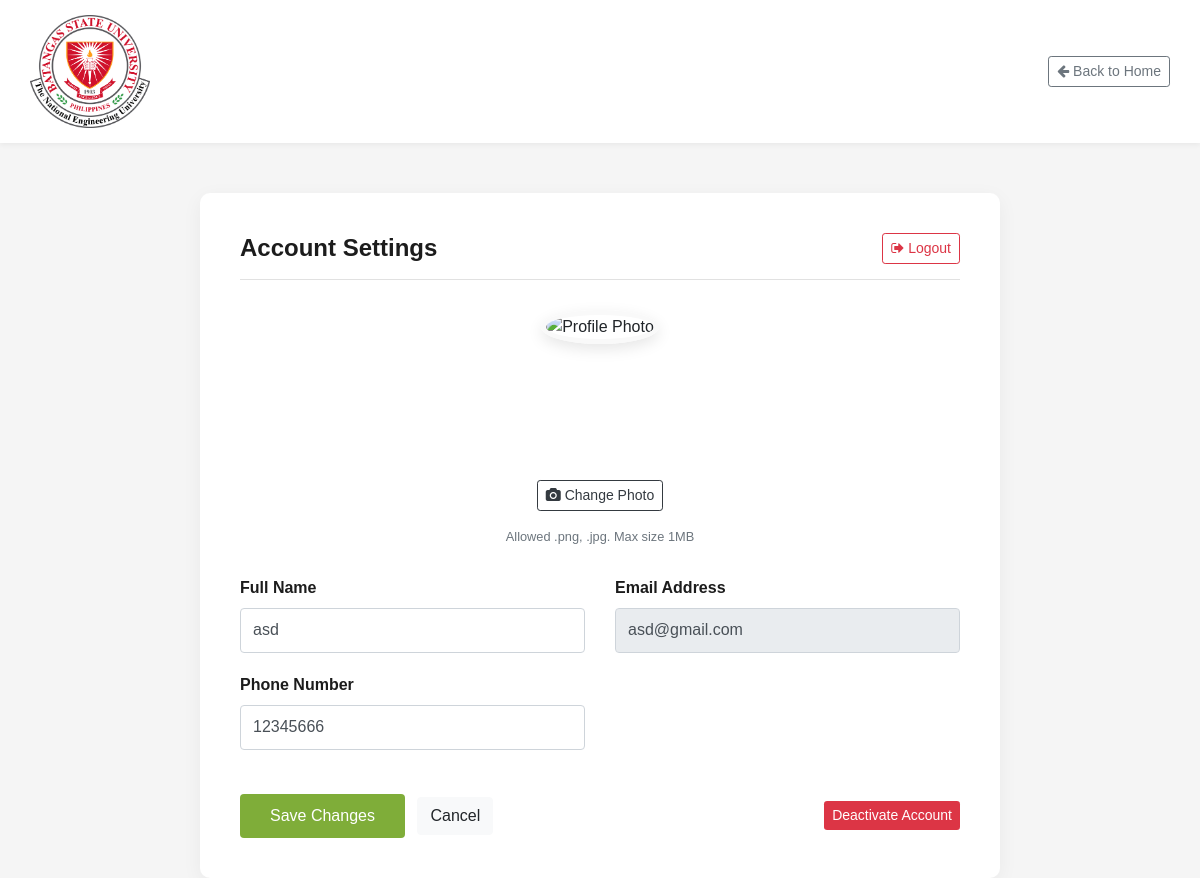
Page /shopping-portal/profile.php (signed in) on the earlier database version.
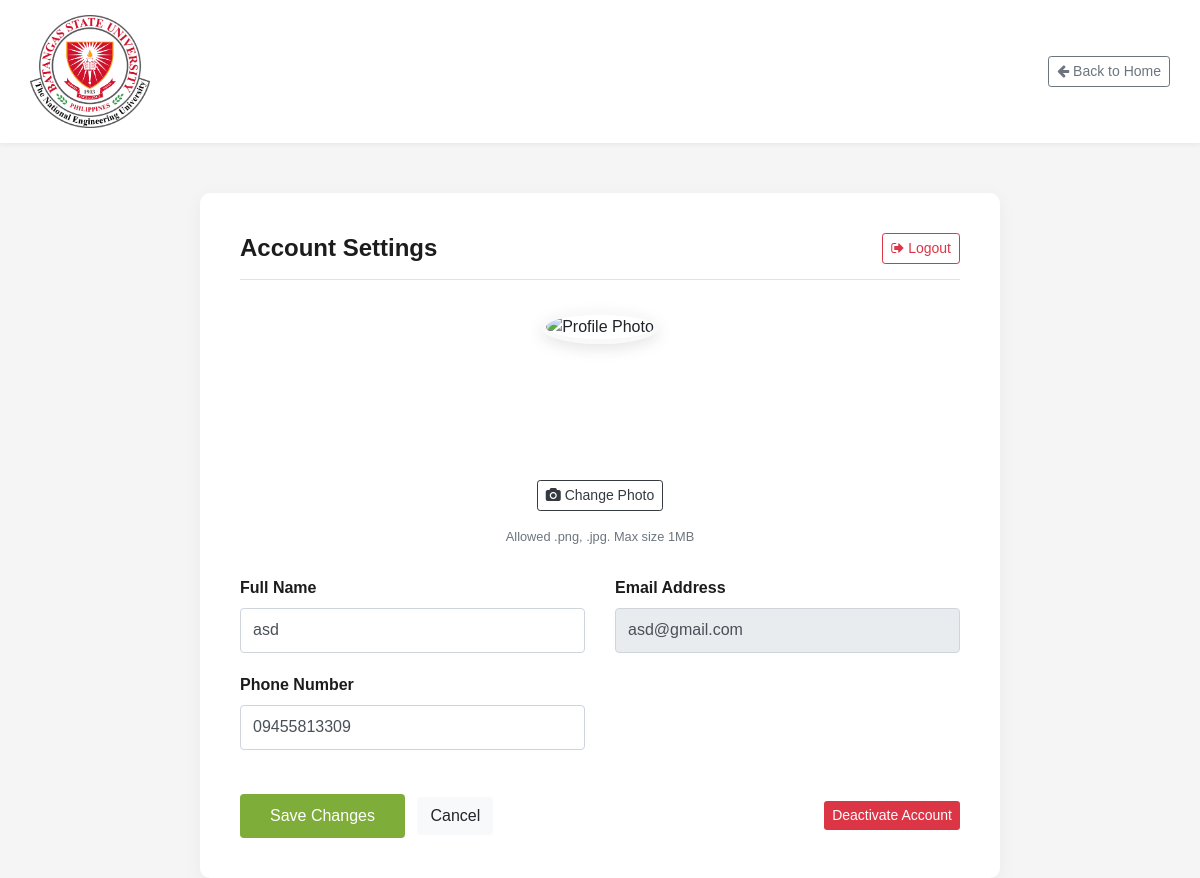
Same page on the later database version.
### tables this page shows
CREATE TABLE `user` (
  `UserId` int(11) NOT NULL,
  `email` varchar(150) NOT NULL,
  `role` varchar(70) NOT NULL,
  `session` varchar(200) NOT NULL,
  `phone_number` varchar(300) NOT NULL,
  `customerName` varchar(150) NOT NULL,
  `password` varchar(150) DEFAULT NULL,
  `IMG_URL` varchar(500) NOT NULL DEFAULT 'https://external-content.duckduckgo.com/iu/?u=http%3A%2F%2Fwww.pngall.com%2Fwp-content%2Fuploads%2F5%2FProfile-Avatar-PNG.png&f=1&nofb=1'
);

### shopping-portal/profile.php (the view, shortened to what this page needs)
<?php
$pdo = get_connection();
$email = $_SESSION["email"];
$res=$pdo->prepare("SELECT * FROM user where email =?");
$res->execute([$email]);
$row = $res->fetch();
$profileImage = !empty($row["IMG_URL"]) ? $row["IMG_URL"] : 'img/default-user.png';
?>
<!DOCTYPE html>
<html lang="en">
<head>
    <link href="css/bootstrap.min.css" rel="stylesheet">
    <link href="css/font-awesome.min.css" rel="stylesheet">
    <link href="css/style.css" rel="stylesheet">
</head>
<body>
    <div class="top-nav-bar d-none d-md-block">
        <div class="container">
            <div class="d-flex justify-content-between align-items-center">
                <a href="index.php"><img src="img/logo.png" style="max-width: 120px;"></a>
                <a href="index.php" class="btn btn-outline-secondary btn-sm"><i class="fa fa-arrow-left"></i> Back to Home</a>
            </div>
        </div>
    </div>
    <div class="container">
        <div class="profile-container">
            <div class="section-header">
                <h4 class="section-title">Account Settings</h4>
                <a href="logout.php" class="btn btn-outline-danger btn-sm">
                    <i class="fa fa-sign-out"></i> Logout
                </a>
            </div>
            <form method="POST" enctype="multipart/form-data">
                <div class="profile-header">
                    <div class="profile-img-container">
                        <img id="img-preview" src="<?php echo $profileImage; ?>" class="profile-img" alt="Profile Photo">
                    </div>
                    <div class="upload-btn-wrapper">
                        <label class="btn btn-outline-dark btn-sm" for="upload-photo" style="cursor: pointer;">
                            <i class="fa fa-camera"></i> Change Photo
                        </label>
                    </div>
                    <small class="text-muted d-block mt-2">Allowed .png, .jpg. Max size 1MB</small>
                </div>
                <div class="row">
                    <div class="col-md-6">
                        <label class="form-label">Full Name</label>
                        <input type="text" name="name" class="form-control" value="<?php echo htmlspecialchars($row["customerName"] ?? ''); ?>" placeholder="Enter your name">
                    </div>
                    <div class="col-md-6">
                        <label class="form-label">Email Address</label>
                        <input type="text" class="form-control" value="<?php echo htmlspecialchars($row["email"] ?? ''); ?>" readonly style="background-color: #e9ecef;">
                    </div>
                    <div class="col-md-6">
                        <label class="form-label">Phone Number</label>
                        <input type="text" name="phone_number" class="form-control" value="<?php echo htmlspecialchars($row["phone_number"] ?? ''); ?>" placeholder="Enter phone number">
                    </div>
                </div>
                <div class="mt-4 d-flex justify-content-between align-items-center">
                    <div>
                        <button type="submit" class="btn btn-primary" name="save">Save Changes</button>
                        <button type="submit" name="cancel" class="btn btn-light ml-2">Cancel</button>
                    </div>
                    <button type="button" class="btn btn-danger btn-sm" data-toggle="modal" data-target="#deactivateModal">Deactivate Account</button>
                </div>
            </form>
        </div>
    </div>
</body>
</html>

Differences in the rows shown:
changed user "asd": phone_number "12345666" → "09455813309"
